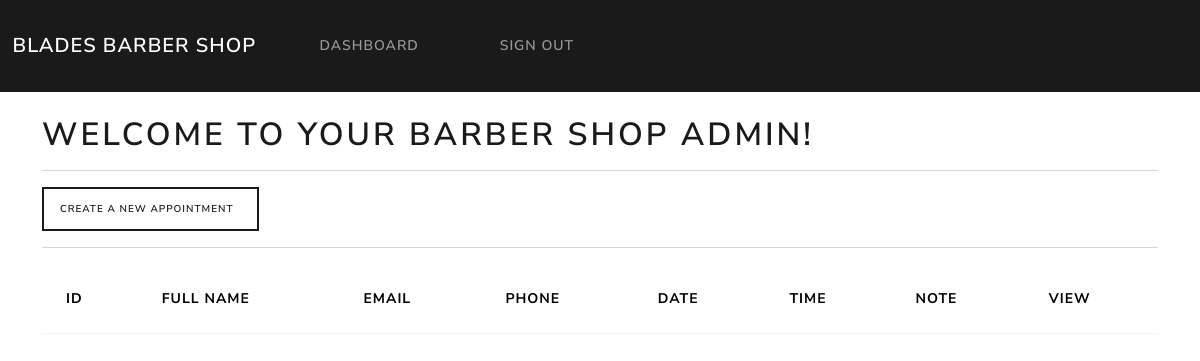
Before: /dashboard (signed in) with the older database file.
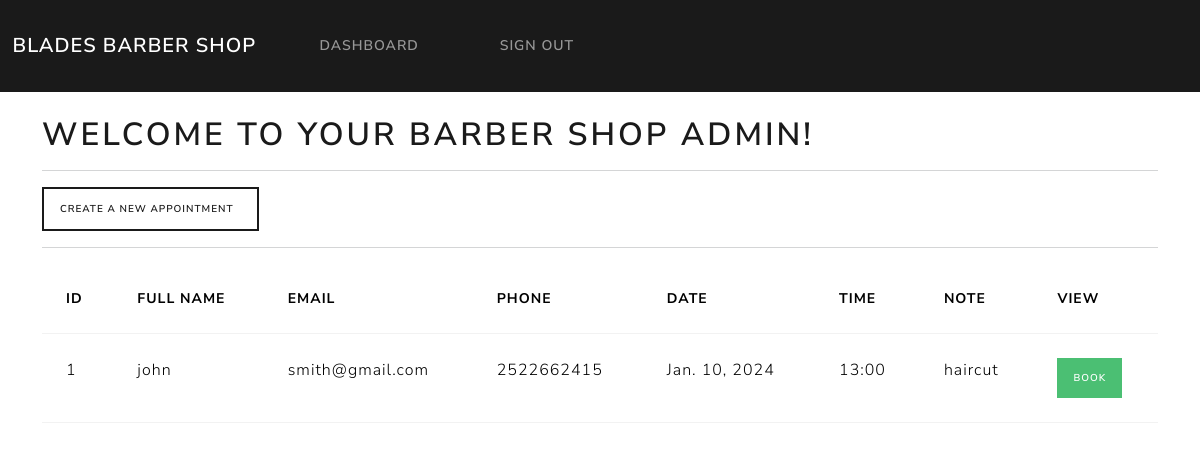
After: the same page with the newer database file.
### app/models.py (models this page shows, shortened)
class Record(models.Model):
    fname = models.CharField(max_length=100)
    email = models.CharField(max_length=255)
    phone = models.CharField(max_length=20)
    date = models.DateField(blank=True,null=True)
    time = models.CharField(max_length=10,blank=True,null=True)
    note = models.CharField(max_length=100,blank=True,null=True)

### app/views.py (the view)
# urls.py: path('dashboard', views.dashboard, name="dashboard"),
@login_required(login_url='login')
def dashboard(request):
    my_records = Record.objects.all()
    context = {'records': my_records}
    return render(request, 'account/dashboard.html', context=context)

### templates/account/dashboard.html (shortened to what this page needs)
{% extends 'account/base.html' %}
{% block content %}
    <h1>Welcome to your Barber Shop {{user}}!</h1>
    <hr>
    <a class="btn btn-outline-primary btn-sm" href="{% url 'create-record' %}">
        Create a new appointment &nbsp;
    </a>
    <hr>
    <table class="table table-hover">
        <thead>
            <tr>
                <th scope="col"> ID </th>
                <th scope="col"> Full name </th>
                <th scope="col"> Email </th>
                <th scope="col"> Phone </th>
                <th scope="col"> Date </th>
                <th scope="col"> Time </th>
                <th scope="col"> Note </th>
                <th scope="col"> View </th>
            </tr>
        </thead>
        <tbody>
    {% if records %}
        {% for record in records %}
        <tr>
            <td> {{record.id}}</td>
            <td> {{record.fname}}</td>
            <td> {{record.email}}</td>
            <td> {{record.phone}}</td>
            <td> {{record.date}}</td>
            <td> {{record.time}}</td>
            <td> {{record.note}}</td>
            <td> <a class="btn btn-success btn-sm" href="{% url 'record' record.id %}">BOOK  </a> </td>
        </tr>
        {% endfor %}
        {% endif %}
        </tbody>
        </table>
{% endblock %}

Changed rows visible on the page:
added Record: id "1", fname "john", email "smith@gmail.com", phone "2522662415", date "Jan. 10, 2024", time "13:00", note "haircut"
